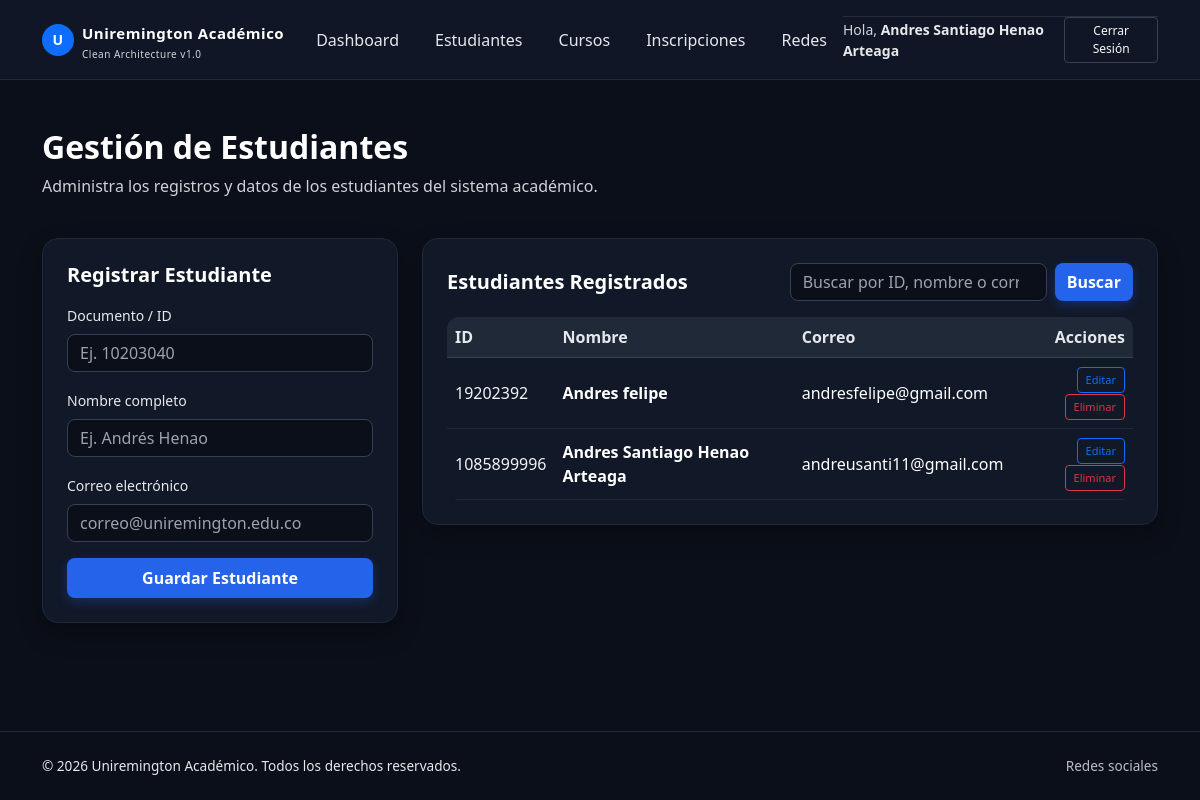
The app's page /estudiantes (signed in), older data.
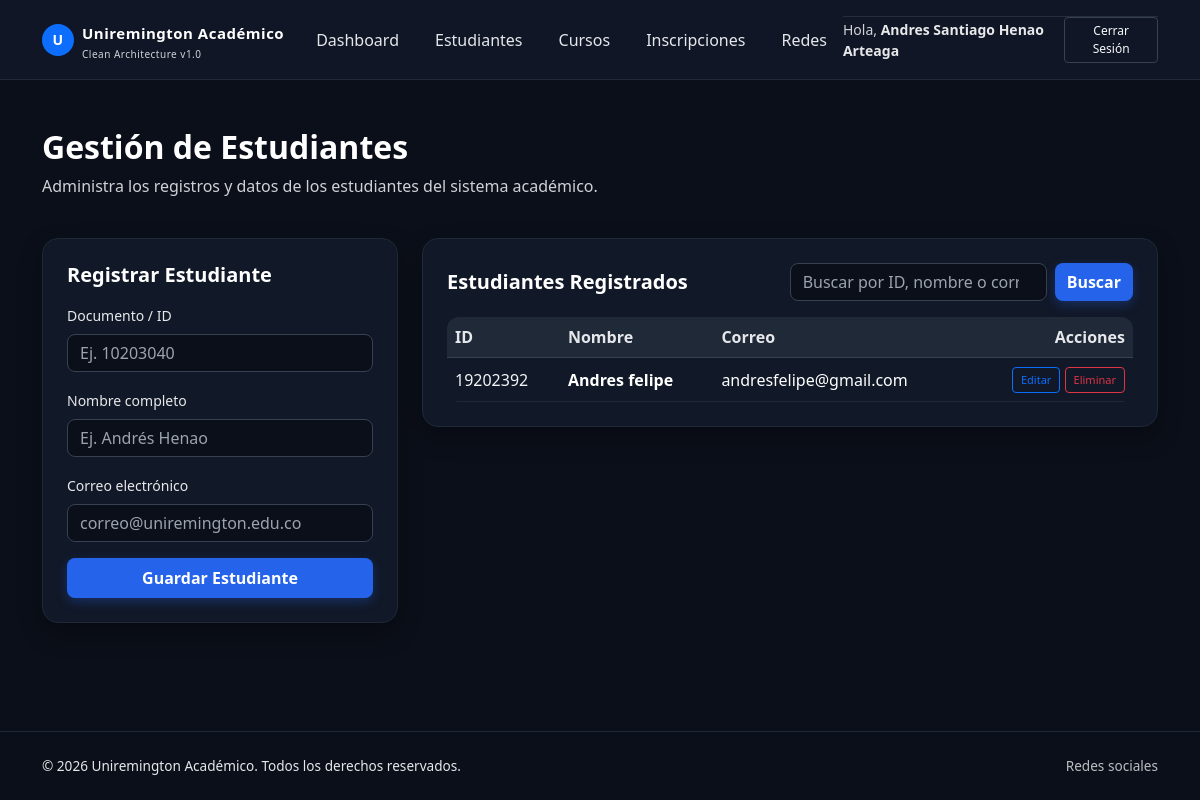
The same page, newer data.
### tables this page shows
CREATE TABLE estudiantes (
                    id TEXT PRIMARY KEY,
                    nombre TEXT,
                    correo TEXT
                );

### app.py (the view)
@app.route('/estudiantes')
def estudiantes():
    if 'user_id' not in session: return redirect(url_for('login'))
    busqueda = request.args.get('q', '').strip()
    lista = buscar_estudiantes_uc.ejecutar(busqueda)
    return render_template('estudiantes.html', estudiantes=lista, busqueda=busqueda)

### application/use_cases.py (called while the page is built)
    def ejecutar(self, termino: str):
        return self.repositorio.buscar_estudiantes(termino.strip())

### infrastructure/database.py (called while the page is built)
    def _conectar(self):
        return sqlite3.connect(self.db_name)

    def buscar_estudiantes(self, termino: str):
        termino_escapado = termino.replace("!", "!!").replace("%", "!%").replace("_", "!_")
        patron = f"%{termino_escapado}%"
        with self.db_conn._conectar() as conn:
            cursor = conn.cursor()
            cursor.execute(
                """
                SELECT id, nombre, correo
                FROM estudiantes
                WHERE ? = ''
                   OR id LIKE ? ESCAPE '!'
                   OR nombre LIKE ? ESCAPE '!'
                   OR correo LIKE ? ESCAPE '!'
                ORDER BY nombre COLLATE NOCASE, id
                """,
                (termino, patron, patron, patron),
            )
            return cursor.fetchall()

### templates/estudiantes.html (shortened to what this page needs)
{% extends "base.html" %}
{% block content %}
<div class="row mb-4">
    <div class="col-12">
        <h2 class="fw-bold text-white">Gestión de Estudiantes</h2>
        <p class="text-muted">Administra los registros y datos de los estudiantes del sistema académico.</p>
    </div>
</div>
<div class="row g-4">
    <div class="col-lg-4">
        <div class="card-dark p-4">
            <h5 class="fw-bold text-white mb-3">Registrar Estudiante</h5>
            <form action="/registrar_estudiante" method="POST">
                <div class="mb-3">
                    <label class="form-label text-muted small">Documento / ID</label>
                    <input type="text" name="id" class="form-control" placeholder="Ej. 10203040" required>
                </div>
                <div class="mb-3">
                    <label class="form-label text-muted small">Nombre completo</label>
                    <input type="text" name="nombre" class="form-control" placeholder="Ej. Andrés Henao" required>
                </div>
                <div class="mb-3">
                    <label class="form-label text-muted small">Correo electrónico</label>
                    <input type="email" name="correo" class="form-control" placeholder="correo@uniremington.edu.co" required>
                </div>
                <button type="submit" class="btn btn-primary w-100 py-2">Guardar Estudiante</button>
            </form>
        </div>
    </div>
    <div class="col-lg-8">
        <div class="card-dark p-4">
            <div class="d-flex flex-column flex-md-row justify-content-between align-items-md-center gap-3 mb-3">
                <h5 class="fw-bold text-white mb-0">Estudiantes Registrados</h5>
                <form action="{{ url_for('estudiantes') }}" method="GET" class="d-flex gap-2" role="search">
                    <input id="buscar-estudiante" type="search" name="q" class="form-control"
                           placeholder="Buscar por ID, nombre o correo" value="{{ busqueda }}">
                    <button type="submit" class="btn btn-primary">Buscar</button>
                </form>
            </div>
            <div class="table-responsive">
                <table class="table table-dark-custom align-middle mb-0">
                    <thead>
                        <tr>
                            <th>ID</th>
                            <th>Nombre</th>
                            <th>Correo</th>
                            <th class="text-end">Acciones</th>
                        </tr>
                    </thead>
                    <tbody>
                        {% for est in estudiantes %}
                        <tr>
                            <td>{{ est[0] }}</td>
                            <td class="fw-semibold text-white">{{ est[1] }}</td>
                            <td class="text-white">{{ est[2] }}</td>
                            <td class="text-end">
                                <a href="{{ url_for('editar_estudiante', id=est[0]) }}" class="btn btn-outline-primary btn-sm px-2 py-1" style="font-size: 11px;">Editar</a>
                                <a href="/eliminar_estudiante/{{ est[0] }}" class="btn btn-outline-danger btn-sm px-2 py-1" style="font-size: 11px;">Eliminar</a>
                            </td>
                        </tr>
                        {% endfor %}
                    </tbody>
                </table>
            </div>
        </div>
    </div>
</div>
{% endblock %}

### templates/base.html (shortened to what this page needs)
<!DOCTYPE html>
<html lang="es">
<head>
    <link href="https://cdn.jsdelivr.net/npm/bootstrap@5.3.0/dist/css/bootstrap.min.css" rel="stylesheet">
    <link href="https://cdn.jsdelivr.net/npm/bootstrap-icons@1.11.3/font/bootstrap-icons.min.css" rel="stylesheet">
</head>
<body>
    <div>
        {% if session.get('user_id') %}
        <nav class="navbar navbar-expand-lg navbar-dark navbar-custom">
            <div class="container">
                <a class="navbar-brand d-flex align-items-center gap-2" href="/">
                    <div class="bg-primary rounded-circle d-flex align-items-center justify-content-center text-white fw-bold" style="width: 32px; height: 32px; font-size: 14px;">U</div>
                    <div>
                        <span style="font-size: 15px;">Uniremington Académico</span>
                        <div class="text-muted" style="font-size: 10px; font-weight: 400;">Clean Architecture v1.0</div>
                    </div>
                </a>
                <div class="collapse navbar-collapse" id="navbarNav">
                    <div class="navbar-nav mx-auto align-items-lg-center gap-1 my-2 my-lg-0">
                        <a class="nav-link" href="/">Dashboard</a>
                        <a class="nav-link" href="/estudiantes">Estudiantes</a>
                        <a class="nav-link" href="/cursos">Cursos</a>
                        <a class="nav-link" href="/inscripciones">Inscripciones</a>
                        <a class="nav-link" href="{{ url_for('redes') }}">Redes</a>
                    </div>
                    <div class="d-flex flex-column flex-lg-row align-items-lg-center gap-3 mt-3 mt-lg-0 pt-3 pt-lg-0 border-top border-secondary border-opacity-25 border-top-lg-0">
                        <span class="text-muted small">Hola, <strong class="text-white">{{ session.get('user_name') }}</strong></span>
                        <a class="btn btn-outline-light btn-sm px-3 text-center" href="/logout" style="border-color: #374151; font-size: 12px;">Cerrar Sesión</a>
                    </div>
                </div>
            </div>
        </nav>
        {% endif %}
        <div class="container py-4 py-md-5 fade-in">
            {% block content %}{% endblock %}
        </div>
    </div>
    <footer class="py-4 mt-auto">
        <div class="container d-flex flex-column flex-md-row justify-content-between align-items-center gap-2 text-center text-md-start">
            <div>© 2026 Uniremington Académico. Todos los derechos reservados.</div>
            <div class="d-flex gap-3 text-muted justify-content-center">
                <a class="text-muted text-decoration-none" href="{{ url_for('redes') }}">Redes sociales</a>
            </div>
        </div>
    </footer>
</body>
</html>

### templates/base.html (style rules this page uses)
:root { --bg-dark-main: #0b0f19; --bg-card: #111827; --border-card: #1f2937; --accent-blue: #2563eb; --text-main: #f3f4f6; --text-muted: #e5e7eb; }
body { background-color: var(--bg-dark-main); color: var(--text-main); font-family: 'Segoe UI', Tahoma, Geneva, Verdana, sans-serif; min-height: 100vh; display: flex; flex-direction: column; justify-content: space-between; }
.navbar-custom { background-color: rgba(17, 24, 39, 0.95); backdrop-filter: blur(10px); border-bottom: 1px solid var(--border-card); padding: 12px 0; }
.navbar-brand { color: #fff !important; font-weight: 700; letter-spacing: 0.5px; }
.nav-link { color: var(--text-muted) !important; font-weight: 500; transition: color 0.2s ease; padding: 8px 16px !important; border-radius: 8px; }
.card-dark { background-color: var(--bg-card); border: 1px solid var(--border-card); border-radius: 16px; color: var(--text-main); box-shadow: 0 10px 25px rgba(0, 0, 0, 0.3); transition: transform 0.2s ease; }
.table-dark-custom { background-color: var(--bg-card); color: var(--text-main); border-radius: 12px; overflow: hidden; }
.table-dark-custom th { background-color: #1f2937; color: #e5e7eb; border-bottom: 1px solid #374151; font-weight: 600; }
.table-dark-custom td { background-color: var(--bg-card); color: var(--text-main); border-bottom: 1px solid #1f2937; vertical-align: middle; }
.text-muted { color: #e5e7eb !important; opacity: 0.9; }
.form-label { color: #ffffff !important; font-weight: 500; }
.form-control, .form-select { background-color: #0b0f19 !important; border: 1px solid #374151 !important; color: #ffffff !important; border-radius: 8px; }
::placeholder { color: #9ca3af !important; opacity: 1; }
.btn-primary { background-color: var(--accent-blue); border: none; border-radius: 8px; font-weight: 600; box-shadow: 0 4px 12px rgba(37, 99, 235, 0.3); }
footer { border-top: 1px solid var(--border-card); background-color: var(--bg-dark-main); color: var(--text-muted); font-size: 0.85rem; }
.fade-in { animation: fadeInAnimation 0.4s ease-in-out forwards; }

Row changes from the older to the newer data that the page shows:
removed estudiantes: get "Andres Santiago Henao Arteaga", id "1085899996", nombre "Andres Santiago Henao Arteaga", correo "andreusanti11@gmail.com"
Text that changed along with them:
{{ session.get('user_name') }}: (not shown) → "Andres Santiago Henao Arteaga"
